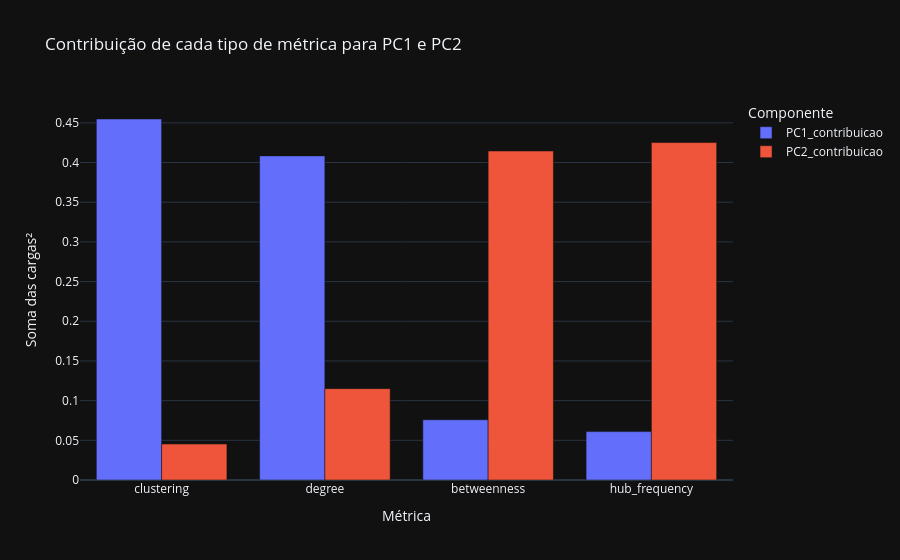

Source (notebook cell):
### Code cell
_lt = loadings[["PC1", "PC2"]].assign(tipo=[c.rsplit("_", 1)[0] for c in loadings.index])

# cada componente tem norma 1: a soma das cargas ao quadrado de um tipo é a fração do componente formada por ele
loadings_by_type = _lt.groupby("tipo").agg(
    n_variaveis=("PC1", "size"),
    PC1_contribuicao=("PC1", lambda s: (s ** 2).sum()),
    PC2_contribuicao=("PC2", lambda s: (s ** 2).sum()),
    PC1_carga_media=("PC1", "mean"),
    PC1_frac_positivas=("PC1", lambda s: (s > 0).mean()),
).sort_values("PC1_contribuicao", ascending=False)

fig = px.bar(
    loadings_by_type.reset_index().melt(
        id_vars="tipo", value_vars=["PC1_contribuicao", "PC2_contribuicao"],
        var_name="componente", value_name="contribuicao",
    ),
    x="tipo", y="contribuicao", color="componente", barmode="group",
    title="Contribuição de cada tipo de métrica para PC1 e PC2",
    labels={"tipo": "Métrica", "contribuicao": "Soma das cargas²", "componente": "Componente"},
)
fig.show()

loadings_by_type.round(3)

### Figure 1 — Plotly figure (JSON) as saved in the notebook; plotly's stock layout.template omitted (floating-point values rounded to 4 significant figures)
{"data": [{"alignmentgroup": "True", "hovertemplate": "Componente=PC1_contribuicao<br>Métrica=%{x}<br>Soma das cargas²=%{y}<extra></extra>", "legendgroup": "PC1_contribuicao", "marker": {"color": "#636efa", "pattern": {"shape": ""}}, "name": "PC1_contribuicao", "offsetgroup": "PC1_contribuicao", "orientation": "v", "showlegend": true, "textposition": "auto", "type": "bar", "x": ["clustering", "degree", "betweenness", "hub_frequency"], "xaxis": "x", "y": [0.4548, 0.4083, 0.0759, 0.06097], "yaxis": "y"}, {"alignmentgroup": "True", "hovertemplate": "Componente=PC2_contribuicao<br>Métrica=%{x}<br>Soma das cargas²=%{y}<extra></extra>", "legendgroup": "PC2_contribuicao", "marker": {"color": "#EF553B", "pattern": {"shape": ""}}, "name": "PC2_contribuicao", "offsetgroup": "PC2_contribuicao", "orientation": "v", "showlegend": true, "textposition": "auto", "type": "bar", "x": ["clustering", "degree", "betweenness", "hub_frequency"], "xaxis": "x", "y": [0.04532, 0.1151, 0.4145, 0.4251], "yaxis": "y"}], "layout": {"barmode": "group", "legend": {"title": {"text": "Componente"}, "tracegroupgap": 0}, "title": {"text": "Contribuição de cada tipo de métrica para PC1 e PC2"}, "xaxis": {"anchor": "y", "domain": [0, 1], "title": {"text": "Métrica"}}, "yaxis": {"anchor": "x", "domain": [0, 1], "title": {"text": "Soma das cargas²"}}}}
